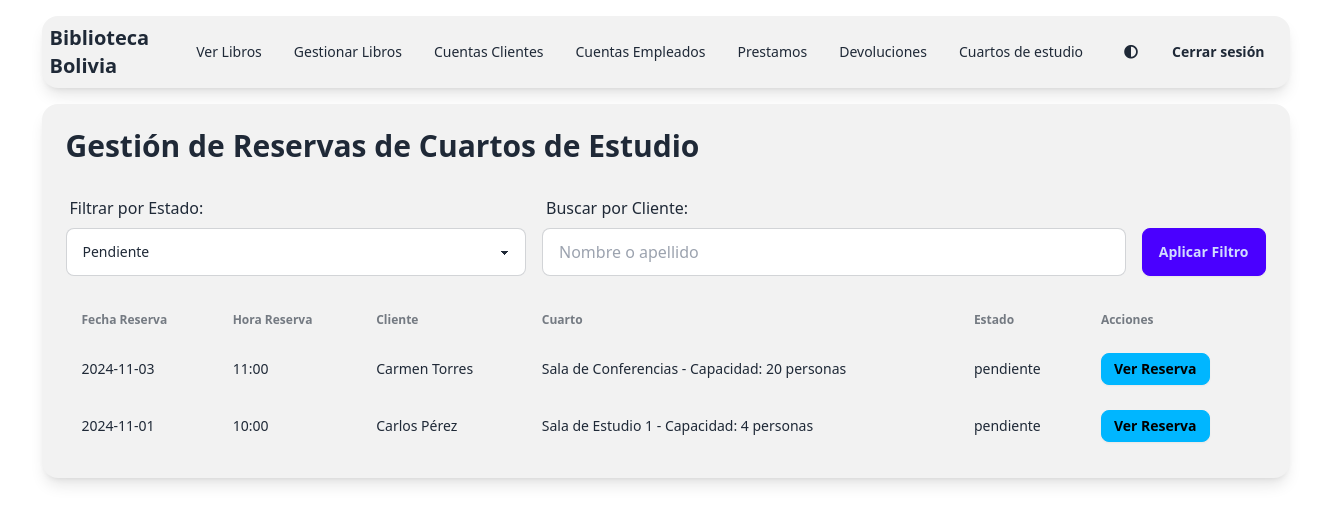
The page /app/views/viewsEmpleado/gestionCuartosEstudio.php?estado=pendiente (signed in) on the database its author committed.
### tables this page shows
CREATE TABLE reservaCuarto (
    codreservaCuarto INT AUTO_INCREMENT PRIMARY KEY,
    fechaReserva VARCHAR(45),
    horaReserva VARCHAR(45),
    cuartoEstudio_codCuartoEstudio INT,
    USUARIOS_codUsuarios INT,
    FOREIGN KEY (cuartoEstudio_codCuartoEstudio) REFERENCES cuartoEstudio (codCuartoEstudio),
    FOREIGN KEY (USUARIOS_codUsuarios) REFERENCES CLIENTES (codUsuarios)
);

CREATE TABLE CLIENTES (
    codUsuarios INT AUTO_INCREMENT PRIMARY KEY,
    nombre VARCHAR(45),
    apellido VARCHAR(45),
    ci VARCHAR(45),
    direccion VARCHAR(45),
    telefono VARCHAR(45),
    correo VARCHAR(45),
    usuario VARCHAR(45),
    password VARCHAR(45),
    rol VARCHAR(45)
);

CREATE TABLE cuartoEstudio (
    codCuartoEstudio INT AUTO_INCREMENT PRIMARY KEY,
    nombreCuarto VARCHAR(45)
);

### app/views/viewsEmpleado/gestionCuartosEstudio.php (the view, shortened to what this page needs)
<?php
include '../../config/conexion.php';
$estadoFiltro = isset($_GET['estado']) ? $_GET['estado'] : '';
$busquedaCliente = isset($_GET['cliente']) ? $_GET['cliente'] : '';
$sql = "SELECT
            R.codreservaCuarto,
            R.fechaReserva,
            R.horaReserva,
            C.nombre AS nombreCliente,
            C.apellido AS apellidoCliente,
            Q.nombreCuarto,
            R.estado
        FROM
            reservaCuarto R
        JOIN
            CLIENTES C ON R.USUARIOS_codUsuarios = C.codUsuarios
        JOIN
            cuartoEstudio Q ON R.cuartoEstudio_codCuartoEstudio = Q.codCuartoEstudio
        WHERE 1=1";
if (!empty($estadoFiltro)) {
    $sql .= " AND R.estado = ?";
}
$sql .= " ORDER BY R.fechaReserva DESC, R.horaReserva DESC";
$stmt = $conexion->prepare($sql);
if (!empty($estadoFiltro) && !empty($busquedaCliente)) {
    $busquedaClienteParam = "%" . $busquedaCliente . "%";
    $stmt->bind_param("sss", $estadoFiltro, $busquedaClienteParam, $busquedaClienteParam);
} elseif (!empty($estadoFiltro)) {
    $stmt->bind_param("s", $estadoFiltro);
} elseif (!empty($busquedaCliente)) {
    $busquedaClienteParam = "%" . $busquedaCliente . "%";
    $stmt->bind_param("ss", $busquedaClienteParam, $busquedaClienteParam);
}
$stmt->execute();
$result = $stmt->get_result();
?>
<!DOCTYPE html>
<html lang="es">
<head>
    <link href="https://cdn.jsdelivr.net/npm/daisyui@4.12.10/dist/full.min.css" rel="stylesheet" type="text/css"/>
</head>
<body>
<div class="min-h-screen bg-base-100 text-base-content">
    <div class="container mx-auto p-4">
        <?php include "../viewsEmpleado/menuEmpleado.php"; ?>
        <div class="bg-base-200 p-6 rounded-box shadow-lg">
            <h1 class="text-3xl font-bold mb-6">Gestión de Reservas de Cuartos de Estudio</h1>
            <form method="get" action="<?php echo htmlspecialchars($_SERVER["PHP_SELF"]); ?>" class="flex flex-col gap-4 sm:flex-row mb-6">
                <div class="form-control flex-grow">
                    <label for="estado" class="label">Filtrar por Estado:</label>
                    <select name="estado" id="estado" class="select select-bordered w-full">
                        <option value="pendiente" <?php if ($estadoFiltro == 'pendiente') echo 'selected'; ?>>Pendiente</option>
                    </select>
                </div>
                <div class="form-control flex-grow">
                    <label for="cliente" class="label">Buscar por Cliente:</label>
                    <input type="text" name="cliente" id="cliente" class="input input-bordered w-full" placeholder="Nombre o apellido" value="<?php echo htmlspecialchars($busquedaCliente); ?>">
                </div>
                <div class="flex items-end">
                    <button type="submit" class="btn btn-primary w-full sm:w-auto">Aplicar Filtro</button>
                </div>
            </form>
            <div class="overflow-x-auto">
                <table class="table w-full">
                    <thead>
                        <tr>
                            <th>Fecha Reserva</th>
                            <th>Hora Reserva</th>
                            <th>Cliente</th>
                            <th>Cuarto</th>
                            <th>Estado</th>
                            <th>Acciones</th>
                        </tr>
                    </thead>
                    <tbody>
                        <?php
                        if ($result->num_rows > 0) {
                            while ($row = $result->fetch_assoc()) {
                                echo "<tr>
                                        <td>" . htmlspecialchars($row["fechaReserva"]) . "</td>
                                        <td>" . htmlspecialchars($row["horaReserva"]) . "</td>
                                        <td>" . htmlspecialchars($row["nombreCliente"]) . " " . htmlspecialchars($row["apellidoCliente"]) . "</td>
                                        <td>" . htmlspecialchars($row["nombreCuarto"]) . "</td>
                                        <td>" . htmlspecialchars($row["estado"]) . "</td>
                                        <td>
                                            <a href='../../controllers/gestionReservas/verReserva.php?id=" . urlencode($row["codreservaCuarto"]) . "' class='btn btn-info btn-sm'>Ver Reserva</a>
                                        </td>
                                      </tr>";
                            }
                        } else {
                            echo "<tr><td colspan='6' class='text-center'>No hay reservas registradas.</td></tr>";
                        }
                        ?>
                    </tbody>
                </table>
            </div>
        </div>
    </div>
</div>
<script src="https://cdn.tailwindcss.com"></script>
</body>
</html>

### rows shown on the page
reservacuarto: fechaReserva "2024-11-03", horaReserva "11:00", USUARIOS_codUsuarios.nombre "Carmen", USUARIOS_codUsuarios.apellido "Torres", cuartoEstudio_codCuartoEstudio.nombreCuarto "Sala de Conferencias - Capacidad: 20 personas", estado "pendiente"
reservacuarto: fechaReserva "2024-11-01", horaReserva "10:00", USUARIOS_codUsuarios.nombre "Carlos", USUARIOS_codUsuarios.apellido "Pérez", cuartoEstudio_codCuartoEstudio.nombreCuarto "Sala de Estudio 1 - Capacidad: 4 personas", estado "pendiente"
